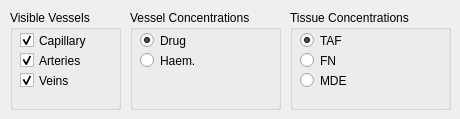
        <widget class="QWidget" name="tab_6">
         <attribute name="title">
          <string>Advanced Options</string>
         </attribute>
         <widget class="QGroupBox" name="visiblePhases">
          <property name="geometry">
           <rect>
            <x>10</x>
            <y>10</y>
            <width>111</width>
            <height>100</height>
           </rect>
          </property>
          <property name="sizePolicy">
           <sizepolicy hsizetype="MinimumExpanding" vsizetype="Minimum">
            <horstretch>0</horstretch>
            <verstretch>0</verstretch>
           </sizepolicy>
          </property>
          <property name="minimumSize">
           <size>
            <width>90</width>
            <height>100</height>
           </size>
          </property>
          <property name="title">
           <string>Visible Vessels</string>
          </property>
          <property name="flat">
           <bool>true</bool>
          </property>
          <property name="checkable">
           <bool>false</bool>
          </property>
          <widget class="QCheckBox" name="visibleOilCheckBox">
           <property name="geometry">
            <rect>
             <x>10</x>
             <y>20</y>
             <width>81</width>
             <height>21</height>
            </rect>
           </property>
           <property name="text">
            <string>Capillary</string>
           </property>
           <property name="checked">
            <bool>true</bool>
           </property>
          </widget>
          <widget class="QCheckBox" name="visibleWaterCheckBox">
           <property name="geometry">
            <rect>
             <x>10</x>
             <y>40</y>
             <width>81</width>
             <height>21</height>
            </rect>
           </property>
           <property name="text">
            <string>Arteries</string>
           </property>
           <property name="checked">
            <bool>true</bool>
           </property>
          </widget>
          <widget class="QCheckBox" name="visibleGasCheckBox">
           <property name="geometry">
            <rect>
             <x>10</x>
             <y>60</y>
             <width>81</width>
             <height>21</height>
            </rect>
           </property>
           <property name="text">
            <string>Veins</string>
           </property>
           <property name="checked">
            <bool>true</bool>
           </property>
          </widget>
         </widget>
         <widget class="QGroupBox" name="visiblePhases_7">
          <property name="geometry">
           <rect>
            <x>130</x>
            <y>10</y>
            <width>151</width>
            <height>100</height>
           </rect>
          </property>
          <property name="sizePolicy">
           <sizepolicy hsizetype="MinimumExpanding" vsizetype="Minimum">
            <horstretch>0</horstretch>
            <verstretch>0</verstretch>
           </sizepolicy>
          </property>
          <property name="minimumSize">
           <size>
            <width>90</width>
            <height>100</height>
           </size>
          </property>
          <property name="title">
           <string>Vessel Concentrations</string>
          </property>
          <property name="flat">
           <bool>true</bool>
          </property>
          <property name="checked">
           <bool>false</bool>
          </property>
          <widget class="QRadioButton" name="visibleOilRadioButton_2">
           <property name="geometry">
            <rect>
             <x>10</x>
             <y>20</y>
             <width>81</width>
             <height>21</height>
            </rect>
           </property>
           <property name="text">
            <string>Drug</string>
           </property>
           <property name="checked">
            <bool>true</bool>
           </property>
          </widget>
          <widget class="QRadioButton" name="visibleWaterRadioButton_2">
           <property name="geometry">
            <rect>
             <x>10</x>
             <y>40</y>
             <width>81</width>
             <height>21</height>
            </rect>
           </property>
           <property name="text">
            <string>Haem.</string>
           </property>
          </widget>
         </widget>
         <widget class="QGroupBox" name="visiblePhases_8">
          <property name="geometry">
           <rect>
            <x>290</x>
            <y>10</y>
            <width>161</width>
            <height>100</height>
           </rect>
          </property>
          <property name="sizePolicy">
           <sizepolicy hsizetype="MinimumExpanding" vsizetype="Minimum">
            <horstretch>0</horstretch>
            <verstretch>0</verstretch>
           </sizepolicy>
          </property>
          <property name="minimumSize">
           <size>
            <width>90</width>
            <height>100</height>
           </size>
          </property>
          <property name="title">
           <string>Tissue Concentrations</string>
          </property>
          <property name="flat">
           <bool>true</bool>
          </property>
          <property name="checked">
           <bool>false</bool>
          </property>
          <widget class="QRadioButton" name="MDE">
           <property name="geometry">
            <rect>
             <x>10</x>
             <y>60</y>
             <width>81</width>
             <height>21</height>
            </rect>
           </property>
           <property name="text">
            <string>MDE</string>
           </property>
          </widget>
          <widget class="QRadioButton" name="TAF">
           <property name="geometry">
            <rect>
             <x>10</x>
             <y>20</y>
             <width>81</width>
             <height>21</height>
            </rect>
           </property>
           <property name="text">
            <string>TAF</string>
           </property>
           <property name="checked">
            <bool>true</bool>
           </property>
          </widget>
          <widget class="QRadioButton" name="FN">
           <property name="geometry">
            <rect>
             <x>10</x>
             <y>40</y>
             <width>81</width>
             <height>21</height>
            </rect>
           </property>
           <property name="text">
            <string>FN</string>
           </property>
          </widget>
         </widget>
        </widget>
